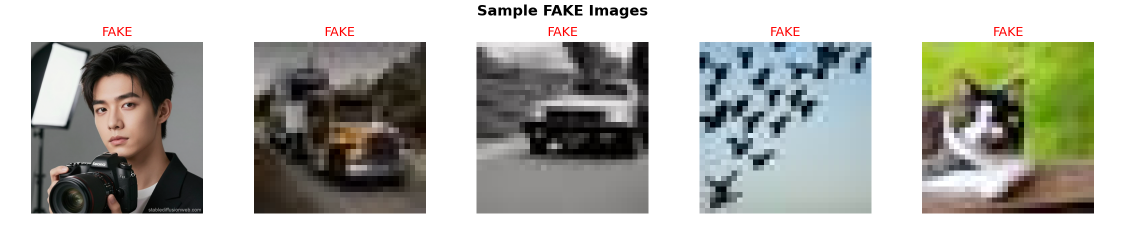
#> input picture sample_fake_images.png, 2250 x 450 px, given as the content of the folder C:/Users/RIYA/Downloads/cifake/train/REAL, which was not available (shown at 1/2 size)
$ python preprocessing.py
#> lines starting #> are read from the running program, lines starting #| are printed output that depends on the picture; pictures that were not available may be replaced by others from this repository, and a replacement may not be noted


import os
import numpy as np
import matplotlib.pyplot as plt
import matplotlib.image as mpimg
import cv2
from sklearn.model_selection import train_test_split
import warnings
warnings.filterwarnings("ignore")


DATASET_PATH = r"C:\Users\RIYA\Downloads\cifake"
TRAIN_PATH   = os.path.join(DATASET_PATH, "train")
TEST_PATH    = os.path.join(DATASET_PATH, "test")

IMG_SIZE     = (64, 64)               # Resize all images to 64x64
CHANNELS     = 3                      # RGB

# ─────────────────────────────────────────────
# STEP 2: EXPLORE DATASET STRUCTURE
# ─────────────────────────────────────────────
def explore_dataset(path, split_name="Train"):
    real_count = len(os.listdir(os.path.join(path, "REAL")))
    fake_count = len(os.listdir(os.path.join(path, "FAKE")))
    print(f"\n📁 {split_name} | REAL: {real_count} | FAKE: {fake_count} | Total: {real_count+fake_count}")
    return real_count, fake_count

train_real, train_fake = explore_dataset(TRAIN_PATH, "Train")
test_real,  test_fake  = explore_dataset(TEST_PATH,  "Test")

# ─────────────────────────────────────────────
# STEP 3: VISUALISE SAMPLE IMAGES
# ─────────────────────────────────────────────
def show_sample_images(path, label, n=5):
#> called with path = 'C:\\Users\\RIYA\\Downloads\\cifake/train', label = 'REAL', n = 5
    folder = os.path.join(path, label)
    images = os.listdir(folder)[:n]
    fig, axes = plt.subplots(1, n, figsize=(15, 3))
    fig.suptitle(f"Sample {label} Images", fontsize=14, fontweight="bold")
    for ax, img_name in zip(axes, images):
        img = mpimg.imread(os.path.join(folder, img_name))
#> img is the input picture: shape (450, 2250, 4) float32; mean R, G, B, A 0.679, 0.683, 0.654, 1
        ax.imshow(img)
        ax.axis("off")
        ax.set_title(label, color="green" if label == "REAL" else "red")
    plt.tight_layout()
    plt.savefig(f"sample_{label.lower()}_images.png", dpi=150)
    plt.show()

show_sample_images(TRAIN_PATH, "REAL")
show_sample_images(TRAIN_PATH, "FAKE")

# ─────────────────────────────────────────────
# STEP 4: CLASS DISTRIBUTION CHART
# ─────────────────────────────────────────────
def plot_class_distribution(train_real, train_fake, test_real, test_fake):
#> called with train_real = 1, train_fake = 1, test_real = 1, test_fake = 1
    x = np.arange(2)
    width = 0.35
    fig, ax = plt.subplots(figsize=(7, 5))
    bars1 = ax.bar(x - width/2, [train_real, train_fake], width, label="Train", color=["#4CAF50","#F44336"])
    bars2 = ax.bar(x + width/2, [test_real,  test_fake],  width, label="Test",  color=["#81C784","#E57373"])
    ax.set_title("Class Distribution: Real vs Fake", fontweight="bold")
    ax.set_xticks(x); ax.set_xticklabels(["REAL", "FAKE"])
    ax.set_ylabel("Number of Images"); ax.legend()
    for bar in bars1 + bars2:
        ax.annotate(f'{bar.get_height():,}',
                    xy=(bar.get_x() + bar.get_width()/2, bar.get_height()),
                    xytext=(0, 4), textcoords="offset points", ha='center')
    plt.tight_layout()
    plt.savefig("class_distribution.png", dpi=150)
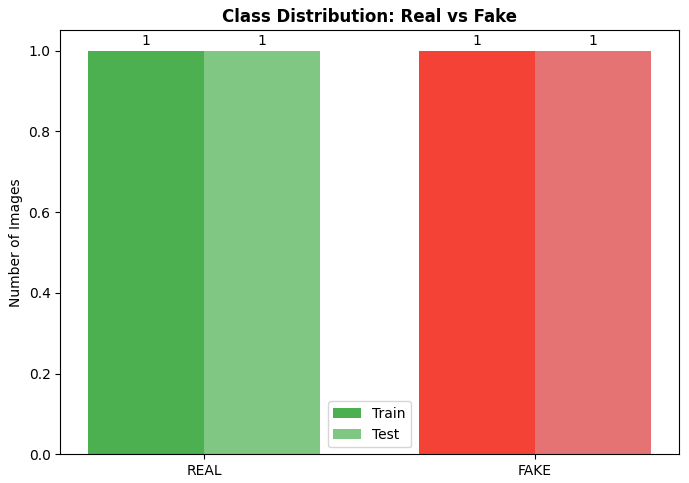
#> figure drawn by matplotlib, 1 panel
    plt.show()

plot_class_distribution(train_real, train_fake, test_real, test_fake)

# ─────────────────────────────────────────────
# STEP 5: LOAD & PREPROCESS IMAGES
# ─────────────────────────────────────────────
def load_and_preprocess_images(path, img_size=IMG_SIZE):
    """
    For each image:
      1. Resize to 64x64
      2. Convert BGR → RGB
      3. Apply Gaussian Blur (noise reduction)
      4. Normalize pixels to [0.0, 1.0]
    Labels: REAL=0, FAKE=1
    """
#> called with path = 'C:\\Users\\RIYA\\Downloads\\cifake/train', img_size = (64, 64)
    X, y = [], []
    for label, value in {"REAL": 0, "FAKE": 1}.items():
        class_path = os.path.join(path, label)
        files = os.listdir(class_path)
        print(f"\n🔄 Loading {label} ({len(files)} images)...")
        for img_name in files:
            img = cv2.imread(os.path.join(class_path, img_name))
#> img: shape (450, 2250, 3)
            if img is None: continue
            img = cv2.resize(img, img_size)
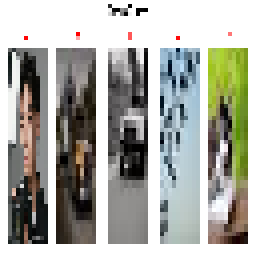
#> img: shape (64, 64, 3) (shown 4 times larger); mean B, G, R 165.4, 172.6, 171.5
            img = cv2.cvtColor(img, cv2.COLOR_BGR2RGB)
            img = cv2.GaussianBlur(img, (3, 3), 0)
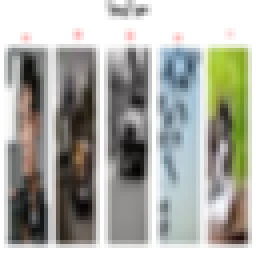
#> img: shape (64, 64, 3) (shown 4 times larger); mean R, G, B 171.5, 172.6, 165.4
            img = img.astype(np.float32) / 255.0
            X.append(img); y.append(value)
    X, y = np.array(X), np.array(y)
#> y = [0, 1]
    print(f"\n✅ X shape: {X.shape} | y shape: {y.shape}")
#| ✅ X shape: (2, 64, 64, 3) | y shape: (2,)
    return X, y

X_train, y_train = load_and_preprocess_images(TRAIN_PATH)
#> y_train = [0, 1]
X_test,  y_test  = load_and_preprocess_images(TEST_PATH)
#| ✅ X shape: (2, 64, 64, 3) | y shape: (2,)
#> y_test = [0, 1]

# ─────────────────────────────────────────────
# STEP 6: TRAIN → TRAIN + VALIDATION SPLIT
# ─────────────────────────────────────────────
#> (the run stopped early here; a loop or call above may not have finished)
